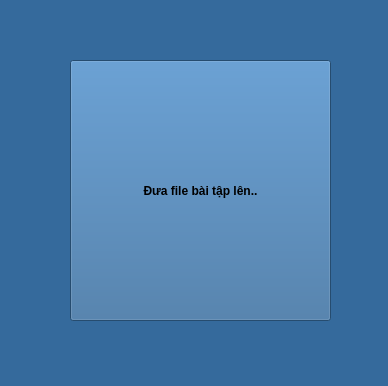
<?xml version="1.0" encoding="UTF-8"?>
<ui version="4.0">
 <class>MainWindow</class>
 <widget class="QMainWindow" name="MainWindow">
  <property name="geometry">
   <rect>
    <x>0</x>
    <y>0</y>
    <width>388</width>
    <height>386</height>
   </rect>
  </property>
  <property name="windowTitle">
   <string>MainWindow</string>
  </property>
  <property name="styleSheet">
   <string notr="true">background-color: #356a9c;</string>
  </property>
  <widget class="QWidget" name="centralwidget">
   <widget class="QPushButton" name="pushButton">
    <property name="geometry">
     <rect>
      <x>70</x>
      <y>60</y>
      <width>261</width>
      <height>261</height>
     </rect>
    </property>
    <property name="font">
     <font>
      <weight>75</weight>
      <bold>true</bold>
     </font>
    </property>
    <property name="text">
     <string>Đưa file bài tập lên..</string>
    </property>
    <property name="autoDefault">
     <bool>false</bool>
    </property>
    <property name="default">
     <bool>false</bool>
    </property>
    <property name="flat">
     <bool>false</bool>
    </property>
   </widget>
  </widget>
 </widget>
 <resources/>
 <connections/>
</ui>
